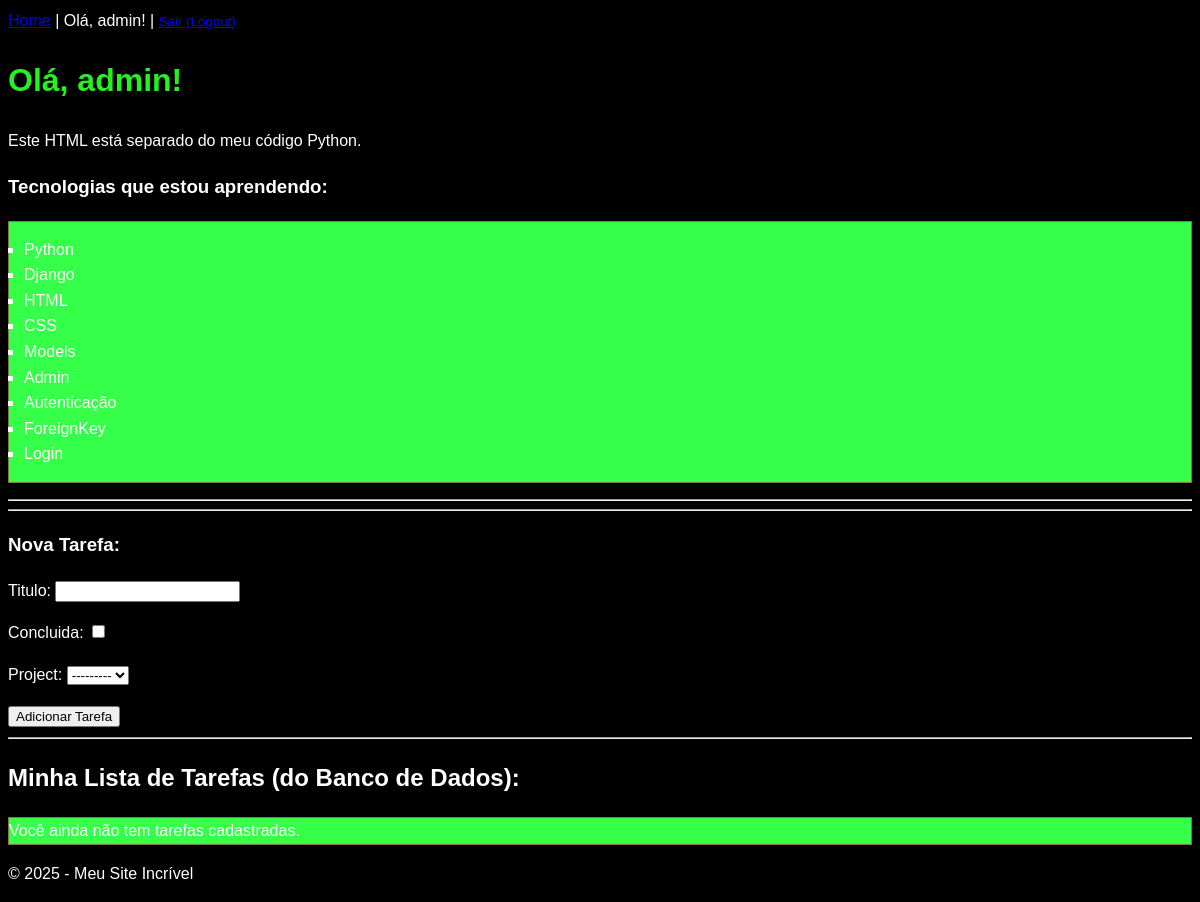
Before: / (signed in) with the older database file.
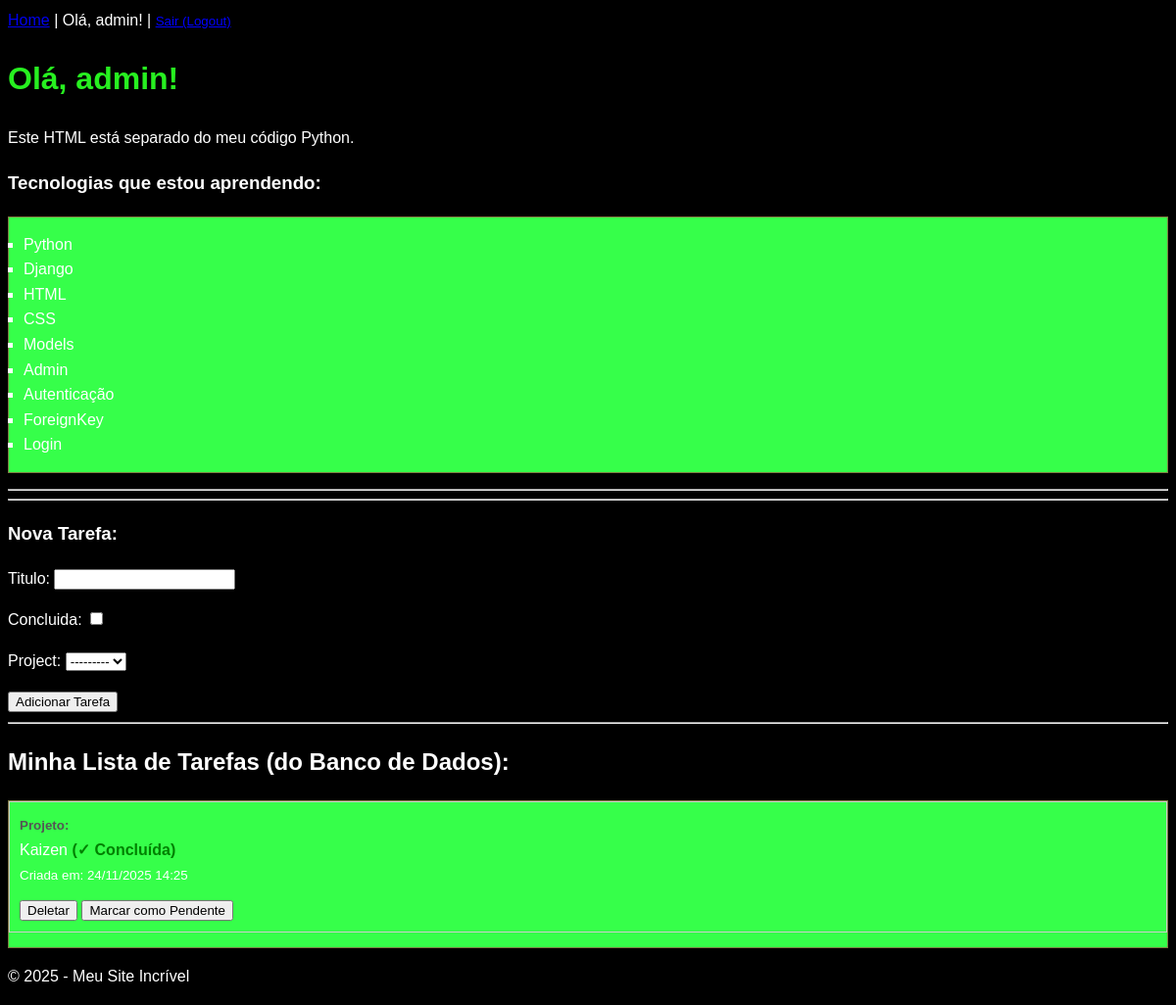
After: the same page with the newer database file.
### core/models.py (models this page shows)
class Tarefa(models.Model):
    user = models.ForeignKey(User, on_delete=models.CASCADE)
    project = models.ForeignKey(Project, on_delete=models.CASCADE, related_name='tarefas')
    titulo = models.CharField(max_length=200)
    concluida = models.BooleanField(default=False)
    criada_em = models.DateTimeField(auto_now_add=True)

### core/views.py (the view)
# urls.py: path('', views.home, name='home'),
@login_required
def home(request):
    if request.method == 'POST':
        form = TarefaForm(request.POST, user=request.user)
        if form.is_valid():
            tarefa = form.save(commit=False)
            tarefa.user = request.user
            tarefa.save()
            return redirect('home')
    else:
        form = TarefaForm(user=request.user) # Cria um formulário vazio
    todas_as_tarefas = Tarefa.objects.filter(user=request.user).order_by('-criada_em')
    context = {
        'nome_usuario': request.user.username, # Use o nome do usuário logado!
        'tecnologias': ['Python', 'Django', 'HTML', 'CSS','Models', 'Admin', 'Autenticação', 'ForeignKey', 'Login'],
        'tarefas': todas_as_tarefas, # 4. Adicione as tarefas ao contexto
        'form': form, # 10. Envie o 'form' (vazio ou com erros) para o template
    }
    return render(request, 'home.html', context)

### core/forms.py
class TarefaForm(forms.ModelForm):
    def __init__(self, *args, **kwargs):
        user = kwargs.pop('user', None)
        super(TarefaForm, self).__init__(*args, **kwargs)
        if user:
            self.fields['project'].queryset = Project.objects.filter(user=user)
    class Meta:
        model = Tarefa
        fields = ['titulo', 'concluida', 'project']

### templates/home.html (shortened to what this page needs)
{% extends 'base.html' %}
{% block content %}
<h1>Olá, {{ nome_usuario }}!</h1>
<p>Este HTML está separado do meu código Python.</p>
<h3>Tecnologias que estou aprendendo:</h3>
<ul>
  {% for tec in tecnologias %}
  <li>{{ tec }}</li>
  {% endfor %}
</ul>
<hr />
<hr>
<h3>Nova Tarefa:</h3>
<form method="POST">
  {{ form.as_p }}
  <button type="submit">Adicionar Tarefa</button>
</form>
<hr>
<h2>Minha Lista de Tarefas (do Banco de Dados):</h2>
<ul style="list-style: none; padding: 0;">
  {% for tarefa in tarefas %}
  <li style="margin-bottom: 15px; border: 1px solid #ccc; padding: 10px;">
    <small style="font-weight: bold; color: #555;">
      Projeto: {{ tarefa.project.titulo }}
    </small>
        <br>
    {{ tarefa.titulo }}
    {% if tarefa.concluida %}
    <strong style="color: green;">(✓ Concluída)</strong>
    {% else %}
    <strong style="color: rgb(245, 0, 0);">(☐ Pendente)</strong>
    {% endif %}
    <br>
    <small>Criada em: {{ tarefa.criada_em|date:"d/m/Y H:i" }}</small>
   <div style="margin-top:10px;">
  <form action="{% url 'deletar_tarefa' tarefa.pk %}" method="POST" style="display: inline;">
    <button type="submit">Deletar</button>
  </form>
  {% if tarefa.concluida %}
    <form action="{% url 'concluir_tarefa' tarefa.pk %}" method="POST" style="display:inline;">
      <button type="submit">Marcar como Pendente</button>
    </form>
  {% endif %}
</div>
  </li>
  {% empty %}
  <li>Você ainda não tem tarefas cadastradas.</li>
  {% endfor %}
</ul>
{% endblock %}

### templates/base.html (shortened to what this page needs)
{% load static %}
<!DOCTYPE html>
<html lang="pt-br">
<head>
    <link rel="stylesheet" href="{%static 'css/style.css' %}">
</head>
<body>
    <header>
        <nav>
            <a href="{% url 'home' %}">Home</a> |
            {% if user.is_authenticated %}
            <span>Olá, {{ user.username }}!</span> |
            <form action="{% url 'logout' %}" method="POST" style="display: inline;">
                <button type="submit" style="background:none; border:none;
padding:0; color:blue; text-decoration:underline; cursor:pointer;">
                    Sair (Logout)
                </button>
            </form>
            {% else %}
            <a href="{% url 'login' %}">Entrar (Login)</a> |
            <a href="{% url 'register' %}">Cadastre-se</a>
            {% endif %}
        </nav>
    </header>
    <main>
        {% block content %}
        {% endblock %}
    </main>
    <footer>
        <p>© 2025 - Meu Site Incrível</p>
    </footer>
</body>
</html>

### static/css/style.css (style rules this page uses)
body { font-family: Arial, sans-serif; background-color: #000000; color: #ffffff; line-height: 1.6; }
h1 { color: #27f020; }
ul { background-color: #36ff4a; border: 1px solid #7e7b41; padding: 15px; }
li { list-style-type: square; }

Changed rows visible on the page:
added Tarefa: titulo "Kaizen", concluida "(✓ Concluída)", criada_em "24/11/2025 14:25"
Other visible differences:
text no longer shown: "Você ainda não tem tarefas cadastradas."
